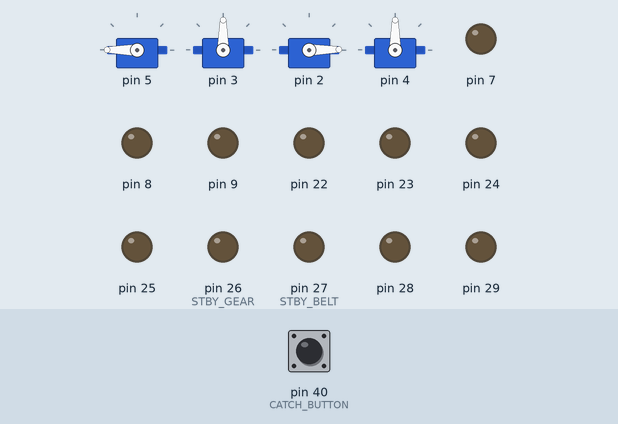
Bench run of a sketch on a simulated Arduino Mega 2560, built with avr-gcc and run on an emulated ATmega2560. Shown: 4 × servo, output pins drawn as LEDs (lit = HIGH). Dashed ring = blinking. The test bench sets the inputs (shaded band); at power-on: pin 40 (CATCH_BUTTON) HIGH.

Above: at 1.2 s.
1.3 s: pin 40 (CATCH_BUTTON) pulled LOW for 1 s
At 4.1 s:
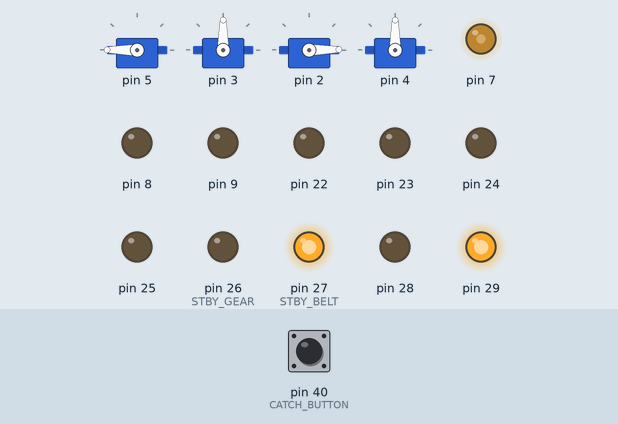
4.4 s: pin 40 (CATCH_BUTTON) pulled LOW for 0.15 s
At 6.3 s:
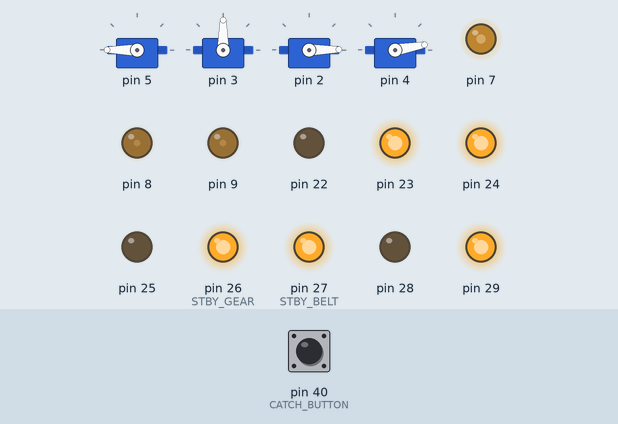
7.5 s: pin 40 (CATCH_BUTTON) pulled LOW for 3.2 s
At 12.0 s:
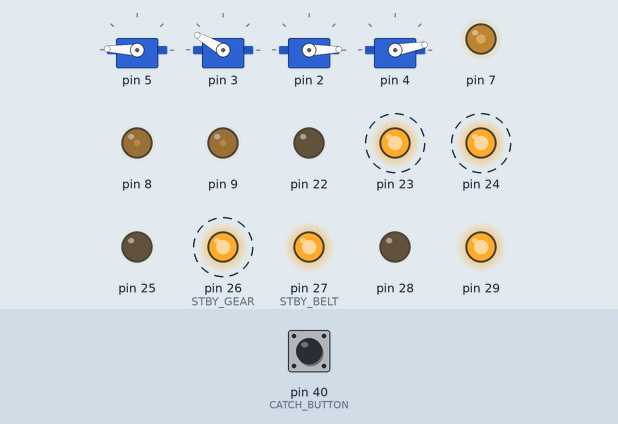
12.2 s: pin 40 (CATCH_BUTTON) pulled LOW for 1 s
At 13.8 s:
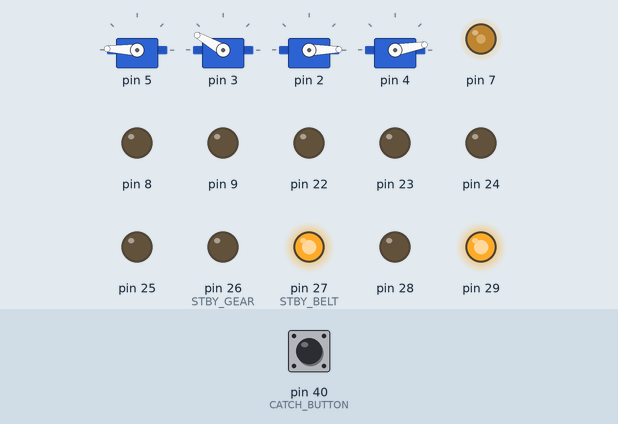
14.7 s: pin 40 (CATCH_BUTTON) pulled LOW for 0.15 s
At 17.0 s:
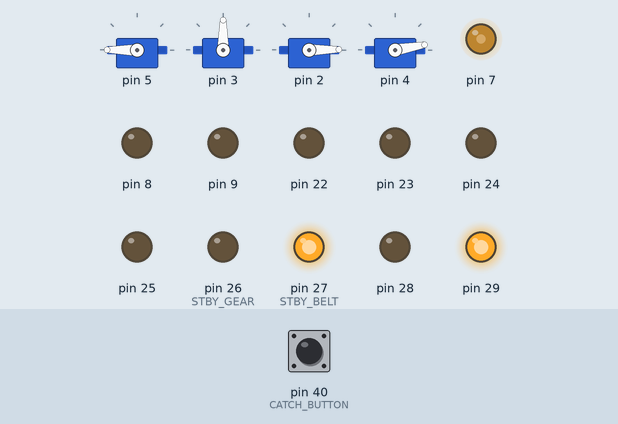
17.5 s: pin 40 (CATCH_BUTTON) pulled LOW for 3.2 s
At 18.6 s:
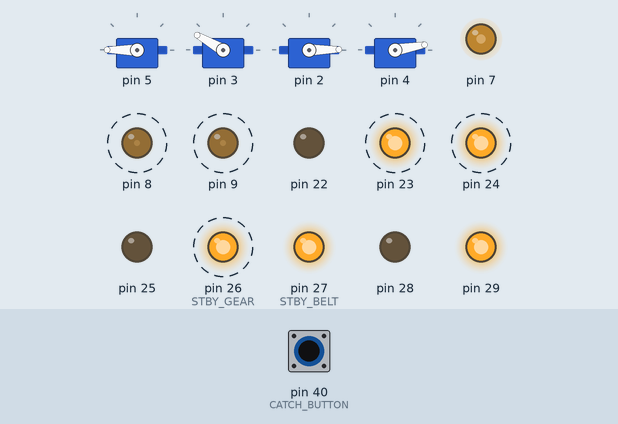
Timing chart, 0 to 28.1 s (numbered marks = the images above; inputs shaded):
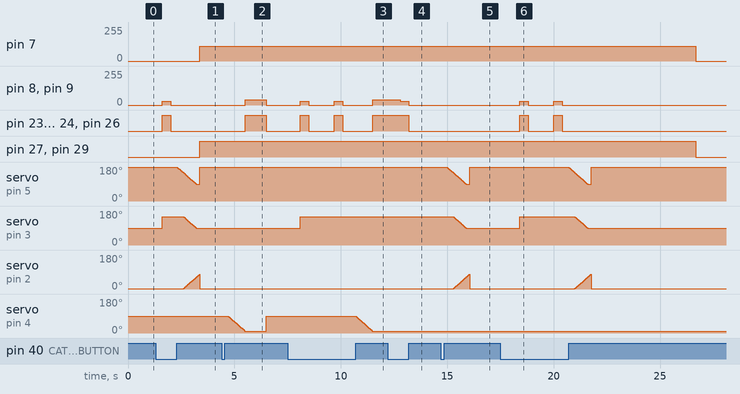

Measured:
- after the input at 1.3 s, pin 7: 0/255 → 110/255 after 2.1 s; pin 8, pin 9: 0/255 → 30/255 after 0.30 s, → 0/255 0.40 s later; pin 23, pin 24, pin 26 (STBY_GEAR): LOW → HIGH after 0.30 s, → LOW 0.40 s later; pin 27 (STBY_BELT), pin 29: LOW → HIGH after 2.1 s; servo on pin 2: rises from 1° to 78° in 0.75 s, then falls to 1° in 0.02 s
- after the input at 4.4 s, pin 8, pin 9: 0/255 → 40/255 after 1.1 s, → 0/255 1.0 s later; pin 23, pin 24, pin 26 (STBY_GEAR): LOW → HIGH after 1.1 s, → LOW 1.0 s later
- after the input at 7.5 s, pin 8, pin 9: 0/255 → 30/255 after 0.60 s, → 0/255 0.40 s later, → 30/255 1.2 s later, → 0/255 0.40 s later, … (5 changes in this stretch)
- after the input at 12.2 s, pin 8, pin 9: 40/255 → 30/255 after 0.60 s, → 0/255 0.40 s later; pin 23, pin 24, pin 26 (STBY_GEAR): HIGH → LOW after 1.0 s instead of 0.29 s; servo on pin 4: stays 10° (without the input it goes to 90° after 0.29 s)
- after the input at 14.7 s, servo on pin 3: moves from 150° to 90° over 0.60 s, starting after 0.58 s; servo on pin 2: rises from 1° to 79° in 0.77 s, then falls to 1° in 0.01 s
- after the input at 17.5 s, pin 7: 110/255 → 0/255 after 9.2 s instead of 3.5 s; pin 8: alternates 30/255 for 0.40 s and 0/255 for 1.2 s, 4 changes in all, then stays 0/255, starting after 0.90 s

The sketch:

servoSpiControl.ino
```cpp
#include <avr/io.h>
#include <Arduino.h>
#include <Servo.h>

#include "servoSpiControl.h"
#include "SpiConstants.h"

class Motor
{
        // Class Member Variables
        // These are initialized at startup
        int motorPin1;                       // Direction pins
        int motorPin2;
        int motorPWMPin;                     // Speed pin

        volatile int     velocity;
        volatile boolean orient1;
        volatile boolean orient2;

    public:
        Motor(int pin1, int pin2, int pwm){
            motorPin1   = pin1;
            motorPin2   = pin2;
            motorPWMPin = pwm;

            pinMode(motorPin1,   OUTPUT);    // Can be digital output
            pinMode(motorPin2,   OUTPUT);
            pinMode(motorPWMPin, OUTPUT);    // Must be analog output
        }

        void drive(int vel, int orientation){
            velocity = vel;
            orient1  = LOW;
            orient2  = HIGH;

            if(orientation == BACKWARD){
                orient1 = HIGH;
                orient2 = LOW;
            }

            digitalWrite(motorPin1,   orient1);
            digitalWrite(motorPin2,   orient2);
            analogWrite (motorPWMPin, velocity);
        }

        void mStop(void){
            digitalWrite(motorPin1,   LOW);
            digitalWrite(motorPin2,   LOW);
            analogWrite (motorPWMPin, 0);

            velocity = 0;
            orient1  = LOW;
            orient2  = LOW;
        }
};

class ServoM
{
        // Class Member Variables
        // These are initialized at startup
        Servo servo;
        int   resetPos;                      // Servo position at startup

    public:
        volatile int anglePos;               // Position of servo at any time

        ServoM(int rPos){
            resetPos = rPos;
            anglePos = rPos;
        }

        void Attach(int pin){
            servo.attach(pin);
        }

        void Detach(){
            servo.detach();
        }

        void reset(void){
            servo.write(resetPos);
            anglePos = resetPos;
        }

        void writePos(int angle){
            servo.write(angle);
            anglePos = angle;
        }

        void updatePos(void){
            servo.write(anglePos);
        }
};

// COMMUNICATION
unsigned char receiveBuffer[4];     // Capture incoming data from RPi
unsigned char dat;
byte          marker = 0;           // Data-byte packet pointer
char          param1,               // Received parameters from RPi
              param2,
              param3;
unsigned char state[2];

// MOTORS
Motor motorA    (AIN1_GEAR, AIN2_GEAR, PWMA_GEAR);  // Object declaration
Motor motorB    (BIN1_GEAR, BIN2_GEAR, PWMB_GEAR);
Motor motorBelt (AIN1_BELT, AIN2_BELT, PWM_BELT);
volatile unsigned long motorRotTimeBegin   = 0;
volatile unsigned long motorRotTimeEnd     = 0;
bool                   motorRotationEnable = 0;

// SERVOS
ServoM frontServoL (L_OPEN);                        // Object declaration
ServoM frontServoR (R_OPEN);
ServoM frontServoM (M_MID);
ServoM backServo   (B_CLOSE);
bool                   servoReleasePucks = 0;
bool                   servoCatch        = 0;
volatile int           B_STATE           = 0;
volatile int           F_STATE           = 0;
volatile unsigned long bServoTimeBegin   = 0;
volatile unsigned long fServoTimeBegin   = 0;

int counter = 0;

// SETUP -------------------------------------------------
void setup() {
    //pinMode(MISO, OUTPUT);               // Enable SPI
    //SPCR |= _BV(SPE);

    pinMode(STBY_GEAR,    OUTPUT);       // Gears setup
    pinMode(STBY_BELT,    OUTPUT);

    pinMode(CATCH_BUTTON, INPUT);        // Sensors setup
    //pinMode(IR_ENABLE,    OUTPUT);

    frontServoL.Attach (SERVO_FRONT_L);  // Servo setup
    frontServoM.Attach (SERVO_FRONT_M);
    frontServoR.Attach (SERVO_FRONT_R);
    backServo.Attach   (SERVO_BACK_R);

    frontServoL.reset ();
    frontServoR.reset ();
    frontServoM.reset ();
    backServo.reset   ();

}

// LOOP --------------------------------------------------
void loop() {
  /*
    if((SPSR & (1 << SPIF)) != 0){
        spiHandler();
    }
    */
    if(!digitalRead(CATCH_BUTTON)){
      counter++;
      //counter = 1;
      if(counter == 3){
        F_STATE = F_CATCH_G;
        fServoTimeBegin = millis();

      }
      if(counter == 4){
        bServoTimeBegin   = millis();
        B_STATE = B_RELEASE;
      }
      if(counter >= 5){
        counter = 0;
      }
      delay(300);
    }

      if(counter == 1){
          frontServoM.writePos(M_GREEN);
          digitalWrite(STBY_GEAR, HIGH);
          motorA.drive(30, FORWARD);
          motorB.drive(30, BACKWARD);
          delay(400);
          digitalWrite(STBY_GEAR, LOW);
          motorA.mStop();
          motorB.mStop();
          counter = 2;
          //return;
      }

      else if(counter == 3){
          if(motorRotationEnable){       // Bot is doing a rotation on itself
              motorRotation();
          }
                      // Bot will catch a puck in front of it
          catchPuck();
          //return;
      }

     else if(counter == 4){
                // Bot open back doors
            freePucks();
            //return;
      }
}

// FUNCTIONS ---------------------------------------------
void catchPuck(void){
    switch(F_STATE){
        case(F_CATCH_G):
            //delay(10);
            if((millis() - fServoTimeBegin) >= F_LAPSE){  // Catch a puck
                catchMoveG();
            }
            if((frontServoL.anglePos == L_PUSH)  &&
               (frontServoR.anglePos == R_CLOSE) &&
               (frontServoM.anglePos == M_MID)){
                //F_STATE = F_IR_G;
                //digitalWrite(IR_ENABLE, HIGH);
                F_STATE = F_BELT;
                fServoTimeBegin = 0;
            }
            break;
        case(F_CATCH_R):
            delay(10);
            //if((millis() - fServoTimeBegin) >= F_LAPSE){
                catchMoveR();
            //}
            if((frontServoL.anglePos == L_CLOSE) &&
               (frontServoR.anglePos == R_PUSH)  &&
               (frontServoM.anglePos == M_MID)){
                //digitalWrite(IR_ENABLE, HIGH);
                //F_STATE         = F_IR_R;
                fServoTimeBegin = millis();
                F_STATE = F_BELT;
            }
            break;
        case(F_IR_G):    catchIRCheck(IR_CATCH_G);                     // Wait until IR detects
        case(F_IR_R):    catchIRCheck(IR_CATCH_R);                     // puck
        case(F_BELT):
                frontServoL.reset();
                frontServoR.reset();
                frontServoM.reset();
                digitalWrite(STBY_BELT, HIGH);
            motorBelt.drive(B_ROLL_SPEED, FORWARD);          // Pull the puck up
            fServoTimeBegin = millis();
            F_STATE         = F_PULL;
            break;
        case(F_PULL):    if((millis() - fServoTimeBegin) >= F_PULL_LAPSE){

                F_STATE = F_LIFT;
                // READY TO MOVE //////////////////////////////////////
            }
            break;
        case(F_LIFT):    //if(!digitalRead(CATCH_BUTTON)){               // Puck is captured
                motorBelt.mStop();
                digitalWrite(STBY_BELT, LOW);
                F_STATE    = 0;
                servoCatch = 0;
                // JOB FINISHED ///////////////////////////////////////
            //}else if((millis() - fServoTimeBegin) >= F_LIFT_LAPSE){
                // ERROR //////////////////////////////////////////////
            //}
    }
}

void catchIRCheck(int side) {
    if(side == IR_CATCH_G){
      Serial.println(5);
        if(analogRead(IR_CATCH_G) < IR_DIST){    // Puck in front of IR
            digitalWrite(IR_ENABLE, LOW);
            F_STATE         = F_BELT;
            fServoTimeBegin = 0;
            Serial.println(2);
        }else if((millis() - fServoTimeBegin) >= IR_CATCH_LAPSE){
            digitalWrite(IR_ENABLE, LOW);
            frontServoL.reset();
            frontServoR.reset();
            frontServoM.reset();
            Serial.println(3);
            // ERROR //////////////////////////////////////////////////
        }
    }else{
        if(analogRead(IR_CATCH_R) < IR_DIST){
            digitalWrite(IR_ENABLE, LOW);
            F_STATE         = F_BELT;
            fServoTimeBegin = 0;
        }else if((millis() - fServoTimeBegin) >= IR_CATCH_LAPSE){
            digitalWrite(IR_ENABLE, LOW);
            frontServoL.reset();
            frontServoR.reset();
            frontServoM.reset();
            // ERROR //////////////////////////////////////////////////
        }
    }
}

void catchMoveG(void){                  // Servo maneuver to catch the puck
    if(frontServoL.anglePos > L_SAFE){
        frontServoL.anglePos -= 1;
        frontServoL.updatePos();
        fServoTimeBegin = millis();
    }else{
        if(frontServoL.anglePos > L_PUSH){
            frontServoL.anglePos -= 1;
            frontServoL.updatePos();
        }
        if(frontServoR.anglePos < R_CLOSE){
            frontServoR.anglePos += 1;
            frontServoR.updatePos();
        }
        if(frontServoM.anglePos > M_MID){
            frontServoM.anglePos -= 1;
            frontServoM.updatePos();
        }
        fServoTimeBegin = millis();
    }
}

void catchMoveR(void){
    if(frontServoR.anglePos < R_SAFE){
        frontServoR.anglePos += 1;
        frontServoR.updatePos();
        fServoTimeBegin = millis();
    }else{
        if(frontServoL.anglePos > L_CLOSE){
            frontServoL.anglePos -= 1;
            frontServoL.updatePos();
        }
        if(frontServoR.anglePos < R_PUSH){
            frontServoR.anglePos += 1;
            frontServoR.updatePos();
        }
        if(frontServoM.anglePos > M_MID){
            frontServoM.anglePos -= 1;
            frontServoM.updatePos();
        }
        fServoTimeBegin = millis();
    }
}

void motorRotation(void){
    if((millis() - motorRotTimeBegin) >= motorRotTimeEnd){
            motorA.mStop();
            motorA.mStop();
            motorRotTimeBegin   = 0;
            motorRotTimeEnd     = 0;
            motorRotationEnable = 0;
    }
}

void freePucks(void){
    switch(B_STATE){
        case(B_RELEASE): if((millis() - bServoTimeBegin) >= B_LAPSE){  // Open doors, gently
                             if(backServo.anglePos > B_OPEN){
                                 backServo.anglePos -= 1;
                                 backServo.updatePos();
                                 bServoTimeBegin = millis();
                             }else{
                                 B_STATE = B_ROLL;
                             }
                         }
                         break;
        case(B_ROLL):    digitalWrite(STBY_GEAR, HIGH);
                         motorA.drive(40, FORWARD);          // drive forward to
                         motorB.drive(40, BACKWARD);         // free the pucks
                         bServoTimeBegin = millis();
                         B_STATE         = B_ROLLING;
                         break;
        case(B_ROLLING): if((millis() - bServoTimeBegin) >= B_ROLL_LAPSE){
                             bServoTimeBegin = 0;
                             B_STATE         = B_RECLOSE;
                         }
                         break;
        case(B_RECLOSE): digitalWrite(STBY_GEAR, LOW);
                         motorA.mStop   ();                            // Close doors, finished
                         motorB.mStop   ();
                         backServo.reset();
                         B_STATE           = 0;
                         servoReleasePucks = 0;
    }
}

void commandDecoder(void){
    switch(receiveBuffer[0]){
        case 'm': marker++;              // Motor movement
                  break;
        case 'r': marker  = 0;           // Red puck
                  servoPrepare(M_RED);
                  F_STATE = F_CATCH_R;
                  break;
        case 'g': marker  = 0;           // Green puck
                  servoPrepare(M_GREEN);
                  F_STATE = F_CATCH_G;
                  break;
        case 'k': marker          = 0;   // Catch the puck
                  servoCatch      = 1;
                  fServoTimeBegin = millis();
                  break;
        case 'f': marker            = 0; // Release all pucks
                  servoReleasePucks = 1;
                  bServoTimeBegin   = millis();
                  B_STATE           = B_RELEASE;

    }
}

int angleConvert(int rotAngle, int rotSpeed){          // Finds out how much time is needed to
    int travelTime;                                    // perform a rotation
    travelTime = (int)floor((rotAngle/rotSpeed)*1000);
    return travelTime;
}

void motorDecoder(void){          // Input from SPI communication with RPi
    param1 = receiveBuffer[1];
    param2 = receiveBuffer[2];
    param3 = receiveBuffer[3];

    switch(param1){
        case 'l': digitalWrite(STBY_GEAR, HIGH);  // l for left
                  motorA.drive(param2, param3);
                  break;
        case 'r': digitalWrite(STBY_GEAR, HIGH);  // r for right
                  motorB.drive(param2, param3);
                  break;
        case 'b': digitalWrite(STBY_GEAR, HIGH);  // both
                  motorA.drive(param2, param3);
                  motorB.drive(param2, !param3);
                  break;
        case 'L': digitalWrite(STBY_GEAR, HIGH);  // rotation left (uppercase L)
                  motorA.drive(param2, BACKWARD);
                  motorB.drive(param2, FORWARD);
                  motorRotTimeBegin   = millis();
                  motorRotationEnable = 1;
                  motorRotTimeEnd     = angleConvert(param3, param2);
                  break;
        case 'R': digitalWrite(STBY_GEAR, HIGH);  // rotation right (uppercase R)
                  motorA.drive(param2, FORWARD);
                  motorB.drive(param2, BACKWARD);
                  motorRotTimeBegin   = millis();
                  motorRotationEnable = 1;
                  motorRotTimeEnd     = angleConvert(param3, param2);
                  break;
        case 's': digitalWrite(STBY_GEAR, LOW);   // s for stop
                  motorA.mStop();
                  motorB.mStop();
                  break;
    }
}

void spiHandler(void){       // Stores the incoming byte packets from SPI
    switch (marker){
        case 0: dat = SPDR;
                if(dat == 'c'){
                    SPDR = 'a';
                    marker++;
                }
                break;
        case 1: receiveBuffer[marker-1] = SPDR;
                commandDecoder();
                break;
        case 2: receiveBuffer[marker-1] = SPDR;
                marker++;
                break;
        case 3: receiveBuffer[marker-1] = SPDR;
                marker++;
                break;
        case 4: receiveBuffer[marker-1] = SPDR;
                marker=0;
                motorDecoder();
    }

}

void servoPrepare(int angle){      // Presets the middle-servo for the coming puck
    frontServoM.writePos(angle);
}
```

SpiConstants.h
```cpp
#ifndef SERVOSPICONTROL_SPICONSTANTS_H
#define SERVOSPICONTROL_SPICONSTANTS_H

// DRIVING GEARS
#define FORWARD         0
#define BACKWARD        1
#define BOTH            2
#define MOTOR_A         0
#define MOTOR_B         1
#define STOP            3
#define MAX_SPEED       130
#define CW              0
#define CCW             1
#define ROT_L           4
#define ROT_R           5

// SERVO MANEUVERS
#define B_CLOSE         90
#define B_OPEN          10
#define B_LAPSE         10
#define B_ROLL_LAPSE    1000
#define B_ROLL_SPEED    110
#define B_RELEASE       3
#define B_ROLL          4
#define B_ROLLING       5
#define B_RECLOSE       6
#define F_LAPSE         10
#define F_CATCH_G       3
#define F_CATCH_R       4
#define F_IR_G          5
#define F_IR_R          6
#define F_BELT          7
#define F_PULL          8
#define F_PULL_LAPSE    4900
#define F_LIFT          9
#define F_LIFT_LAPSE    8000
#define M_MID           90
#define M_RED           30
#define M_GREEN         150
#define L_OPEN          180
#define L_CLOSE         100
#define L_PUSH          90
#define L_SAFE          150
#define R_OPEN          1
#define R_CLOSE         80
#define R_PUSH          90
#define R_SAFE          30

// SENSORS IO
#define IR_CATCH_G      0
#define IR_CATCH_R      1
#define IR_DIST         512
#define IR_CATCH_LAPSE  1000

//-------------------PINS TO CHANGE----------------------
#define STBY_GEAR       26 //standby, can be digital pin

// Motor A
#define PWMA_GEAR       9 //Speed control, PWM pin
#define AIN1_GEAR       22 //Direction, can be digital pin
#define AIN2_GEAR       23 //Direction

// Motor B
#define PWMB_GEAR       8
#define BIN1_GEAR       24
#define BIN2_GEAR       25

// Conveyor belt motor
#define STBY_BELT       27
#define PWM_BELT        7
#define AIN1_BELT       28
#define AIN2_BELT       29

// Servos
#define SERVO_FRONT_L   5  // Servo PWM pins
#define SERVO_FRONT_M   3
#define SERVO_FRONT_R   2
#define SERVO_BACK_R    4
#define SERVO_BACK_L    6

// Buttons and IRs
#define CATCH_BUTTON    40 // Button digital pin
#define IR_ENABLE       30 // IR digital pin
#define IR_CATCH_G_PIN      A1 // IR analog pin
#define IR_CATCH_R_PIN      A2


#endif //SERVOSPICONTROL_SPICONSTANTS_H
```

servoSpiControl.h
```cpp
#ifndef SERVOSPICONTROL_SERVOSPICONTROL_H
#define SERVOSPICONTROL_SERVOSPICONTROL_H


int angleConvert    (int rotAngle, int rotSpeed);
void servoPrepare   (int angle);
void catchIRCheck   (int side);
void commandDecoder (void);
void motorDecoder   (void);
void spiHandler     (void);
void freePucks      (void);
void motorRotation  (void);
void catchMoveR     (void);
void catchMoveG     (void);

void catchPuck(void);
void catchMoveG(void);
void catchIRCheck(int side);

#endif //SERVOSPICONTROL_SERVOSPICONTROL_H
```
